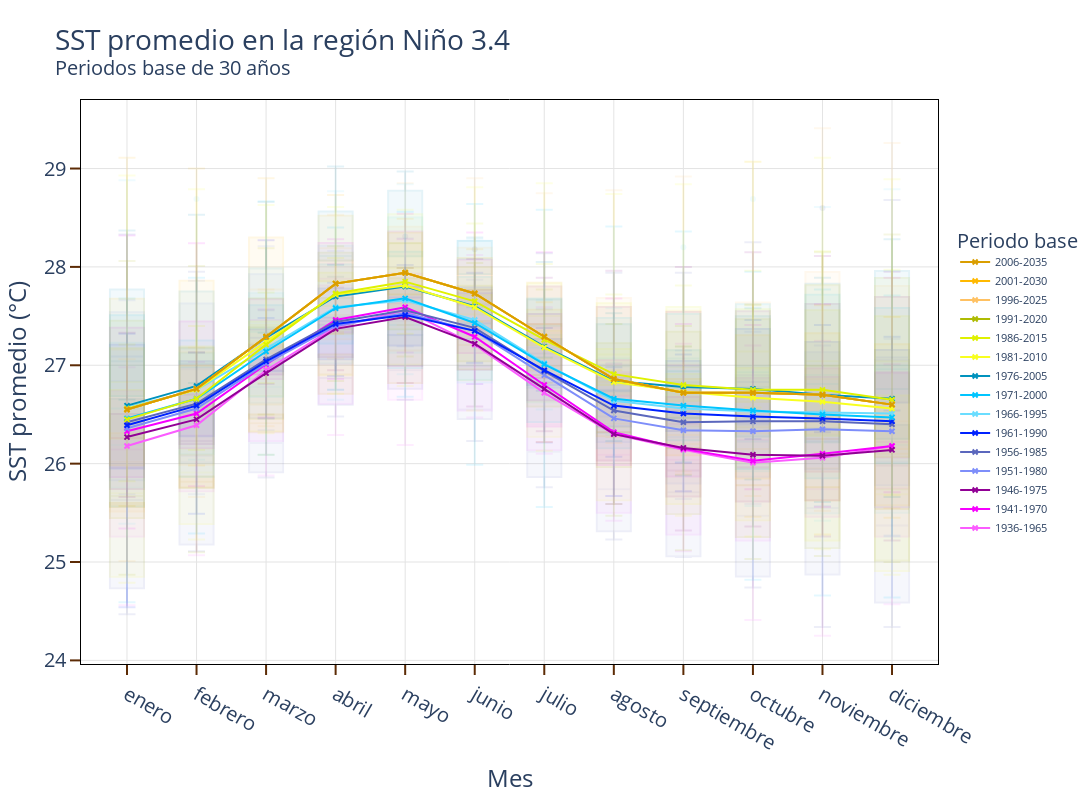

Notebook code for this chart:
### Code cell
import plotly.graph_objects as go
from plotly.graph_objects import Layout

fig = go.Figure(layout=Layout(plot_bgcolor='rgba(0,0,0,0)'))
periodos = pd_normalidad.base.unique().tolist()
color = [
        '#FB5CFF','#F700FF','#910095',
        '#7E8EFA','#5B67BD', '#0022FF',
        '#6ADDFF','#00C5FF', '#0092BD',
        #'#6FFE76','#00FF0C','#00A808',
        '#F8FF20','#DFF100','#AEBB02',
        '#FFC162','#FFB900','#DA9E00']

for base in periodos:
    
    data_base = pd_normalidad\
                    .query("base=='{base}'".format(base=base))\
                    .sort_values(['date_init','month'],ascending=[True,True])\
                    .copy()
    data_temperatura = pd_temperatura\
                        .query("base=='{base}'".format(base=base))\
                        .sort_values(['date_init','month'],ascending=[True,True])\
                        .copy()
    # colores
    col = color[periodos.index(base)]
    
    fig.add_trace(go.Scatter(x=data_base.mes, y=data_base['climatologica'],
                             mode='lines+markers',
                             marker_symbol='x-thin',
                             marker_line_width=2,
                             marker_size=5,
                             marker_line_color=col,
                             marker_color=col,
                             name=base,
                             line=dict(color=col, width=2), #0.5*(periodos.index(base)+1)/2),
                             showlegend=True))
    fig.add_trace(go.Box(x=data_temperatura.mes, y=data_temperatura['nino34_mean'],
                         opacity=0.1,
                         name=base,line=dict(color=col),
                        showlegend=False
                 ))



fig.update_xaxes(showline=True, linewidth=1, linecolor='black', gridcolor='#E4E4E4',mirror=True,
                 ticks="outside", tickwidth=2, tickcolor='#5C2B05', ticklen=10)
fig.update_yaxes(showline=True, linewidth=1, linecolor='black', gridcolor='#E4E4E4',mirror=True,
                 ticks="outside", tickwidth=2, tickcolor='#5C2B05', ticklen=10)



#fig.update_traces(textfont_size=18)
fig.update_layout(title="""
                        SST promedio en la región Niño 3.4
                        <br><sup>Periodos base de 30 años</sup>
                        """,
                  xaxis_title='Mes',
                  yaxis_title='SST promedio (°C)',
                  legend_title_text='Periodo base',
                  legend_title = dict( font = dict(size = 20)),
                  legend=dict(y=0.5,
                              traceorder='reversed',
                              font_size=11),

                   uniformtext_minsize=8,
                   uniformtext_mode='hide',
                   height=800,
                   width=1500,
                   font = dict(size = 20)
                 )

fig.write_image('./figure/nino34/climatologia.png')
fig.show()

### Figure 1 — Plotly figure (JSON) as saved in the notebook; plotly's stock layout.template omitted (floating-point values rounded to 4 significant figures)
{"data": [{"line": {"color": "#FB5CFF", "width": 2}, "marker": {"color": "#FB5CFF", "line": {"color": "#FB5CFF", "width": 2}, "size": 5, "symbol": "x-thin"}, "mode": "lines+markers", "name": "1936-1965", "showlegend": true, "type": "scatter", "x": ["enero", "febrero", "marzo", "abril", "mayo", "junio", "julio", "agosto", "septiembre", "octubre", "noviembre", "diciembre"], "y": [26.18, 26.39, 26.95, 27.39, 27.56, 27.21, 26.72, 26.3, 26.14, 26.01, 26.06, 26.18]}, {"line": {"color": "#FB5CFF"}, "name": "1936-1965", "opacity": 0.1, "showlegend": false, "type": "box", "x": ["enero", "enero", "enero", "enero", "enero", "enero", "febrero", "febrero", "febrero", "febrero", "febrero", "febrero", "marzo", "marzo", "marzo", "marzo", "marzo", "marzo", "abril", "abril", "abril", "abril", "abril", "abril", "mayo", "mayo", "mayo", "mayo", "mayo", "mayo", "junio", "junio", "junio", "junio", "junio", "junio", "julio", "julio", "julio", "julio", "julio", "julio", "agosto", "agosto", "agosto", "agosto", "agosto", "agosto", "septiembre", "septiembre", "septiembre", "septiembre", "septiembre", "septiembre", "octubre", "octubre", "octubre", "octubre", "octubre", "octubre", "noviembre", "noviembre", "noviembre", "noviembre", "noviembre", "noviembre", "diciembre", "diciembre", "diciembre", "diciembre", "diciembre", "diciembre"], "y": [25.62, 26.98, 26.74, 26.67, 25.26, 24.56, 25.82, 27.03, 27, 26.75, 25.72, 25.07, 26.23, 26.91, 27.57, 27.19, 26.91, 25.88, 26.61, 26.65, 28.03, 27.81, 27.59, 26.29, 26.65, 27.11, 28.28, 27.79, 27.93, 26.19, 26.54, 26.79, 28.12, 27.18, 27.73, 26.47, 26.14, 26.1, 27.42, 26.52, 27.59, 26.28, 25.5, 25.42, 26.93, 26.3, 27.01, 25.88, 25.28, 25.11, 27, 26.35, 27.22, 25.73, 24.41, 25.22, 26.87, 26.25, 27.2, 25.68, 24.25, 25.56, 26.88, 25.92, 27.25, 25.46, 24.57, 25.26, 27.01, 26.21, 26.92, 25.29]}, {"line": {"color": "#F700FF", "width": 2}, "marker": {"color": "#F700FF", "line": {"color": "#F700FF", "width": 2}, "size": 5, "symbol": "x-thin"}, "mode": "lines+markers", "name": "1941-1970", "showlegend": true, "type": "scatter", "x": ["enero", "febrero", "marzo", "abril", "mayo", "junio", "julio", "agosto", "septiembre", "octubre", "noviembre", "diciembre"], "y": [26.33, 26.51, 27.01, 27.46, 27.59, 27.29, 26.8, 26.32, 26.15, 26.03, 26.1, 26.18]}, {"line": {"color": "#F700FF"}, "name": "1941-1970", "opacity": 0.1, "showlegend": false, "type": "box", "x": ["enero", "enero", "enero", "enero", "enero", "febrero", "febrero", "febrero", "febrero", "febrero", "marzo", "marzo", "marzo", "marzo", "marzo", "abril", "abril", "abril", "abril", "abril", "mayo", "mayo", "mayo", "mayo", "mayo", "junio", "junio", "junio", "junio", "junio", "julio", "julio", "julio", "julio", "julio", "agosto", "agosto", "agosto", "agosto", "agosto", "septiembre", "septiembre", "septiembre", "septiembre", "septiembre", "octubre", "octubre", "octubre", "octubre", "octubre", "noviembre", "noviembre", "noviembre", "noviembre", "noviembre", "diciembre", "diciembre", "diciembre", "diciembre", "diciembre"], "y": [26.26, 27.07, 28.32, 26.04, 25.34, 26.29, 27.18, 28.24, 26.54, 25.77, 26.99, 27.47, 28.27, 27.46, 26.47, 27.49, 27.88, 28.28, 28.23, 26.86, 27.68, 27.69, 28.3, 28.54, 27.13, 27.23, 27.36, 27.98, 28.35, 26.81, 26.87, 26.43, 27.31, 28.15, 26.22, 26.69, 26.09, 26.84, 27.68, 25.67, 26.43, 25.92, 26.4, 27.42, 25.72, 26.21, 26.24, 26.45, 27.41, 25.74, 26.25, 26.04, 26.75, 27.62, 25.56, 26.22, 26.18, 26.61, 27.89, 25.71]}, {"line": {"color": "#910095", "width": 2}, "marker": {"color": "#910095", "line": {"color": "#910095", "width": 2}, "size": 5, "symbol": "x-thin"}, "mode": "lines+markers", "name": "1946-1975", "showlegend": true, "type": "scatter", "x": ["enero", "febrero", "marzo", "abril", "mayo", "junio", "julio", "agosto", "septiembre", "octubre", "noviembre", "diciembre"], "y": [26.27, 26.45, 26.92, 27.37, 27.49, 27.22, 26.76, 26.3, 26.16, 26.09, 26.08, 26.14]}, {"line": {"color": "#910095"}, "name": "1946-1975", "opacity": 0.1, "showlegend": false, "type": "box", "x": ["enero", "enero", "enero", "enero", "enero", "febrero", "febrero", "febrero", "febrero", "febrero", "marzo", "marzo", "marzo", "marzo", "marzo", "abril", "abril", "abril", "abril", "abril", "mayo", "mayo", "mayo", "mayo", "mayo", "junio", "junio", "junio", "junio", "junio", "julio", "julio", "julio", "julio", "julio", "agosto", "agosto", "agosto", "agosto", "agosto", "septiembre", "septiembre", "septiembre", "septiembre", "septiembre", "octubre", "octubre", "octubre", "octubre", "octubre", "noviembre", "noviembre", "noviembre", "noviembre", "noviembre", "diciembre", "diciembre", "diciembre", "diciembre", "diciembre"], "y": [25.66, 27.33, 25.77, 25.96, 26.23, 26.2, 27.13, 26.23, 26.2, 26.56, 26.95, 27.02, 27.18, 26.81, 26.94, 27.38, 26.95, 27.79, 27.13, 27.37, 27.99, 26.82, 27.63, 27.05, 27.75, 28.08, 26.58, 27.61, 27.08, 27.66, 27.89, 26.33, 27.77, 26.75, 26.87, 27.96, 25.59, 27.47, 26.32, 26.18, 28, 25.32, 27.39, 25.93, 25.78, 28.15, 25.36, 27.35, 25.96, 25.7, 28.11, 25.26, 27.46, 25.75, 26.07, 27.95, 25.22, 27.61, 25.67, 25.98]}, {"line": {"color": "#7E8EFA", "width": 2}, "marker": {"color": "#7E8EFA", "line": {"color": "#7E8EFA", "width": 2}, "size": 5, "symbol": "x-thin"}, "mode": "lines+markers", "name": "1951-1980", "showlegend": true, "type": "scatter", "x": ["enero", "febrero", "marzo", "abril", "mayo", "junio", "julio", "agosto", "septiembre", "octubre", "noviembre", "diciembre"], "y": [26.36, 26.56, 27.02, 27.4, 27.53, 27.35, 26.9, 26.46, 26.34, 26.33, 26.35, 26.33]}, {"line": {"color": "#7E8EFA"}, "name": "1951-1980", "opacity": 0.1, "showlegend": false, "type": "box", "x": ["enero", "enero", "enero", "enero", "enero", "febrero", "febrero", "febrero", "febrero", "febrero", "marzo", "marzo", "marzo", "marzo", "marzo", "abril", "abril", "abril", "abril", "abril", "mayo", "mayo", "mayo", "mayo", "mayo", "junio", "junio", "junio", "junio", "junio", "julio", "julio", "julio", "julio", "julio", "agosto", "agosto", "agosto", "agosto", "agosto", "septiembre", "septiembre", "septiembre", "septiembre", "septiembre", "octubre", "octubre", "octubre", "octubre", "octubre", "noviembre", "noviembre", "noviembre", "noviembre", "noviembre", "diciembre", "diciembre", "diciembre", "diciembre", "diciembre"], "y": [26.84, 27.5, 25.69, 25.88, 27.66, 26.96, 27.86, 25.69, 26.12, 27.55, 27.15, 27.83, 26.34, 26.51, 28.21, 27.75, 28.14, 27.1, 26.75, 28.16, 27.63, 28.29, 27.19, 27.35, 27.55, 27.03, 27.69, 27.87, 27.46, 27.63, 26.21, 27.08, 27.57, 26.96, 27.32, 25.59, 27.02, 27, 26.43, 26.48, 25.64, 27.15, 26.72, 25.85, 26.27, 25.59, 27.34, 26.75, 25.96, 26.22, 25.57, 27.11, 27.2, 26.07, 26.23, 25.27, 26.98, 27.27, 25.95, 26.02]}, {"line": {"color": "#5B67BD", "width": 2}, "marker": {"color": "#5B67BD", "line": {"color": "#5B67BD", "width": 2}, "size": 5, "symbol": "x-thin"}, "mode": "lines+markers", "name": "1956-1985", "showlegend": true, "type": "scatter", "x": ["enero", "febrero", "marzo", "abril", "mayo", "junio", "julio", "agosto", "septiembre", "octubre", "noviembre", "diciembre"], "y": [26.42, 26.61, 27.06, 27.44, 27.56, 27.38, 26.94, 26.54, 26.42, 26.43, 26.43, 26.4]}, {"line": {"color": "#5B67BD"}, "name": "1956-1985", "opacity": 0.1, "showlegend": false, "type": "box", "x": ["enero", "enero", "enero", "enero", "enero", "febrero", "febrero", "febrero", "febrero", "febrero", "marzo", "marzo", "marzo", "marzo", "marzo", "abril", "abril", "abril", "abril", "abril", "mayo", "mayo", "mayo", "mayo", "mayo", "junio", "junio", "junio", "junio", "junio", "julio", "julio", "julio", "julio", "julio", "agosto", "agosto", "agosto", "agosto", "agosto", "septiembre", "septiembre", "septiembre", "septiembre", "septiembre", "octubre", "octubre", "octubre", "octubre", "octubre", "noviembre", "noviembre", "noviembre", "noviembre", "noviembre", "diciembre", "diciembre", "diciembre", "diciembre", "diciembre"], "y": [26.1, 24.47, 28.33, 25.63, 24.82, 26.08, 25.11, 27.95, 26.31, 25.2, 26.21, 25.86, 27.56, 27.09, 25.93, 26.87, 26.48, 27.25, 27.9, 26.64, 26.8, 26.65, 26.97, 28.31, 26.95, 26.23, 26.53, 26.55, 28.18, 26.6, 25.9, 26.39, 25.76, 28.14, 26.12, 25.34, 26.33, 25.23, 27.94, 25.74, 25.05, 26.07, 25.06, 27.94, 25.71, 24.89, 25.77, 24.74, 28.25, 25.47, 25.05, 25.61, 24.34, 28.6, 25.55, 24.67, 25.63, 24.34, 28.68, 25.37]}, {"line": {"color": "#0022FF", "width": 2}, "marker": {"color": "#0022FF", "line": {"color": "#0022FF", "width": 2}, "size": 5, "symbol": "x-thin"}, "mode": "lines+markers", "name": "1961-1990", "showlegend": true, "type": "scatter", "x": ["enero", "febrero", "marzo", "abril", "mayo", "junio", "julio", "agosto", "septiembre", "octubre", "noviembre", "diciembre"], "y": [26.39, 26.59, 27.04, 27.42, 27.51, 27.35, 26.95, 26.59, 26.51, 26.48, 26.46, 26.43]}, {"line": {"color": "#0022FF"}, "name": "1961-1990", "opacity": 0.1, "showlegend": false, "type": "box", "x": ["enero", "enero", "enero", "enero", "enero", "febrero", "febrero", "febrero", "febrero", "febrero", "marzo", "marzo", "marzo", "marzo", "marzo", "abril", "abril", "abril", "abril", "abril", "mayo", "mayo", "mayo", "mayo", "mayo", "junio", "junio", "junio", "junio", "junio", "julio", "julio", "julio", "julio", "julio", "agosto", "agosto", "agosto", "agosto", "agosto", "septiembre", "septiembre", "septiembre", "septiembre", "septiembre", "octubre", "octubre", "octubre", "octubre", "octubre", "noviembre", "noviembre", "noviembre", "noviembre", "noviembre", "diciembre", "diciembre", "diciembre", "diciembre", "diciembre"], "y": [27.09, 26.42, 27.17, 27.32, 24.54, 26.98, 26.54, 27.01, 27.13, 25.49, 27.32, 27.28, 27.1, 27.48, 26.46, 27.76, 27.84, 27.12, 27.45, 26.89, 28.02, 27.69, 27.2, 27.72, 27.2, 27.94, 27.43, 27.02, 27.74, 27.35, 27.23, 26.82, 26.74, 27.38, 27.12, 26.48, 26.75, 26.07, 26.84, 26.98, 26.44, 26.99, 26.01, 27.11, 27.02, 26.46, 26.83, 26.25, 27.34, 27.46, 26.6, 26.99, 26.32, 27.18, 27.41, 26.65, 27.11, 26.54, 27.29, 27.08]}, {"line": {"color": "#6ADDFF", "width": 2}, "marker": {"color": "#6ADDFF", "line": {"color": "#6ADDFF", "width": 2}, "size": 5, "symbol": "x-thin"}, "mode": "lines+markers", "name": "1966-1995", "showlegend": true, "type": "scatter", "x": ["enero", "febrero", "marzo", "abril", "mayo", "junio", "julio", "agosto", "septiembre", "octubre", "noviembre", "diciembre"], "y": [26.57, 26.75, 27.17, 27.59, 27.66, 27.46, 27.02, 26.64, 26.56, 26.53, 26.52, 26.51]}, {"line": {"color": "#6ADDFF"}, "name": "1966-1995", "opacity": 0.1, "showlegend": false, "type": "box", "x": ["enero", "enero", "enero", "enero", "enero", "febrero", "febrero", "febrero", "febrero", "febrero", "marzo", "marzo", "marzo", "marzo", "marzo", "abril", "abril", "abril", "abril", "abril", "mayo", "mayo", "mayo", "mayo", "mayo", "junio", "junio", "junio", "junio", "junio", "julio", "julio", "julio", "julio", "julio", "agosto", "agosto", "agosto", "agosto", "agosto", "septiembre", "septiembre", "septiembre", "septiembre", "septiembre", "octubre", "octubre", "octubre", "octubre", "octubre", "noviembre", "noviembre", "noviembre", "noviembre", "noviembre", "diciembre", "diciembre", "diciembre", "diciembre", "diciembre"], "y": [25.39, 25.88, 28.88, 26.68, 26.19, 26.04, 26.57, 28.69, 26.6, 26.12, 26.5, 26.78, 28.67, 27.42, 26.66, 26.65, 27.15, 28.77, 28.03, 27.3, 26.91, 27.2, 28.84, 28.39, 27.36, 26.81, 26.83, 28.28, 28.26, 27.27, 26.55, 26.78, 27.19, 27.66, 26.65, 26.29, 26.6, 26.6, 27.58, 26.32, 26.02, 26.38, 26.2, 28.2, 26.52, 26.23, 26.04, 25.57, 28.69, 26.42, 26.33, 25.52, 25.42, 28.61, 26.29, 26.19, 25.26, 25.58, 28.79, 26.4]}, {"line": {"color": "#00C5FF", "width": 2}, "marker": {"color": "#00C5FF", "line": {"color": "#00C5FF", "width": 2}, "size": 5, "symbol": "x-thin"}, "mode": "lines+markers", "name": "1971-2000", "showlegend": true, "type": "scatter", "x": ["enero", "febrero", "marzo", "abril", "mayo", "junio", "julio", "agosto", "septiembre", "octubre", "noviembre", "diciembre"], "y": [26.46, 26.66, 27.14, 27.58, 27.68, 27.43, 27.01, 26.66, 26.59, 26.54, 26.5, 26.47]}, {"line": {"color": "#00C5FF"}, "name": "1971-2000", "opacity": 0.1, "showlegend": false, "type": "box", "x": ["enero", "enero", "enero", "enero", "enero", "febrero", "febrero", "febrero", "febrero", "febrero", "marzo", "marzo", "marzo", "marzo", "marzo", "abril", "abril", "abril", "abril", "abril", "mayo", "mayo", "mayo", "mayo", "mayo", "junio", "junio", "junio", "junio", "junio", "julio", "julio", "julio", "julio", "julio", "agosto", "agosto", "agosto", "agosto", "agosto", "septiembre", "septiembre", "septiembre", "septiembre", "septiembre", "octubre", "octubre", "octubre", "octubre", "octubre", "noviembre", "noviembre", "noviembre", "noviembre", "noviembre", "diciembre", "diciembre", "diciembre", "diciembre", "diciembre"], "y": [26.56, 24.59, 27.45, 27.68, 25.89, 26.98, 25.29, 27.04, 27.89, 26.06, 27.34, 26.09, 27.39, 28.27, 26.88, 27.9, 26.75, 27.38, 28.4, 27.49, 28.02, 27.07, 26.68, 28.56, 27.41, 27.65, 27.14, 25.99, 28.64, 27.42, 27.38, 26.71, 25.56, 28.58, 27.18, 27.07, 26.32, 25.67, 28.41, 27.17, 26.94, 26.41, 25.72, 28.36, 27.24, 26.93, 26.32, 24.82, 27.95, 27.51, 26.81, 26.25, 24.66, 27.77, 27.7, 26.96, 26.46, 24.64, 27.54, 27.71]}, {"line": {"color": "#0092BD", "width": 2}, "marker": {"color": "#0092BD", "line": {"color": "#0092BD", "width": 2}, "size": 5, "symbol": "x-thin"}, "mode": "lines+markers", "name": "1976-2005", "showlegend": true, "type": "scatter", "x": ["enero", "febrero", "marzo", "abril", "mayo", "junio", "julio", "agosto", "septiembre", "octubre", "noviembre", "diciembre"], "y": [26.59, 26.79, 27.28, 27.7, 27.8, 27.6, 27.19, 26.84, 26.78, 26.76, 26.7, 26.66]}, {"line": {"color": "#0092BD"}, "name": "1976-2005", "opacity": 0.1, "showlegend": false, "type": "box", "x": ["enero", "enero", "enero", "enero", "enero", "febrero", "febrero", "febrero", "febrero", "febrero", "marzo", "marzo", "marzo", "marzo", "marzo", "abril", "abril", "abril", "abril", "abril", "mayo", "mayo", "mayo", "mayo", "mayo", "junio", "junio", "junio", "junio", "junio", "julio", "julio", "julio", "julio", "julio", "agosto", "agosto", "agosto", "agosto", "agosto", "septiembre", "septiembre", "septiembre", "septiembre", "septiembre", "octubre", "octubre", "octubre", "octubre", "octubre", "noviembre", "noviembre", "noviembre", "noviembre", "noviembre", "diciembre", "diciembre", "diciembre", "diciembre", "diciembre"], "y": [27.57, 26.65, 26.7, 28.37, 27.04, 27.49, 26.82, 27.17, 28.53, 27.08, 27.76, 27.39, 27.68, 28.66, 27.33, 28.11, 28.08, 28.41, 29.02, 28.02, 27.83, 28.24, 28.71, 28.97, 28.2, 27.59, 28.04, 28.08, 28.3, 28.25, 27.08, 27.54, 27.52, 27.51, 28.05, 26.23, 27.38, 26.99, 26.91, 27.53, 25.88, 27.19, 27.07, 26.66, 27.14, 25.84, 27.47, 26.78, 26.42, 27.58, 25.61, 27.81, 26.71, 26.42, 27.89, 25.66, 27.85, 26.76, 26.45, 28.28]}, {"line": {"color": "#F8FF20", "width": 2}, "marker": {"color": "#F8FF20", "line": {"color": "#F8FF20", "width": 2}, "size": 5, "symbol": "x-thin"}, "mode": "lines+markers", "name": "1981-2010", "showlegend": true, "type": "scatter", "x": ["enero", "febrero", "marzo", "abril", "mayo", "junio", "julio", "agosto", "septiembre", "octubre", "noviembre", "diciembre"], "y": [26.56, 26.75, 27.24, 27.72, 27.81, 27.59, 27.18, 26.83, 26.73, 26.67, 26.63, 26.56]}, {"line": {"color": "#F8FF20"}, "name": "1981-2010", "opacity": 0.1, "showlegend": false, "type": "box", "x": ["enero", "enero", "enero", "enero", "enero", "febrero", "febrero", "febrero", "febrero", "febrero", "marzo", "marzo", "marzo", "marzo", "marzo", "abril", "abril", "abril", "abril", "abril", "mayo", "mayo", "mayo", "mayo", "mayo", "junio", "junio", "junio", "junio", "junio", "julio", "julio", "julio", "julio", "julio", "agosto", "agosto", "agosto", "agosto", "agosto", "septiembre", "septiembre", "septiembre", "septiembre", "septiembre", "octubre", "octubre", "octubre", "octubre", "octubre", "noviembre", "noviembre", "noviembre", "noviembre", "noviembre", "diciembre", "diciembre", "diciembre", "diciembre", "diciembre"], "y": [24.79, 24.87, 28.93, 26.02, 25.7, 25.23, 25.44, 28.79, 26.39, 25.91, 26.31, 26.34, 28.63, 27.05, 26.69, 26.96, 26.71, 28.61, 27.99, 27.36, 27.08, 26.79, 28.52, 28.58, 27.55, 26.95, 26.54, 27.35, 28.81, 27.29, 26.63, 26.13, 26.32, 28.85, 26.85, 26.37, 25.64, 25.59, 28.74, 26.64, 26.2, 25.63, 25.47, 28.84, 26.27, 26.02, 25.48, 25.26, 29.07, 26.27, 25.92, 25.13, 25.25, 29.11, 26.29, 25.69, 24.87, 24.92, 28.89, 25.96]}, {"line": {"color": "#DFF100", "width": 2}, "marker": {"color": "#DFF100", "line": {"color": "#DFF100", "width": 2}, "size": 5, "symbol": "x-thin"}, "mode": "lines+markers", "name": "1986-2015", "showlegend": true, "type": "scatter", "x": ["enero", "febrero", "marzo", "abril", "mayo", "junio", "julio", "agosto", "septiembre", "octubre", "noviembre", "diciembre"], "y": [26.45, 26.66, 27.21, 27.73, 27.85, 27.65, 27.26, 26.91, 26.8, 26.75, 26.75, 26.65]}, {"line": {"color": "#DFF100"}, "name": "1986-2015", "opacity": 0.1, "showlegend": false, "type": "box", "x": ["enero", "enero", "enero", "enero", "enero", "febrero", "febrero", "febrero", "febrero", "febrero", "marzo", "marzo", "marzo", "marzo", "marzo", "abril", "abril", "abril", "abril", "abril", "mayo", "mayo", "mayo", "mayo", "mayo", "junio", "junio", "junio", "junio", "junio", "julio", "julio", "julio", "julio", "julio", "agosto", "agosto", "agosto", "agosto", "agosto", "septiembre", "septiembre", "septiembre", "septiembre", "septiembre", "octubre", "octubre", "octubre", "octubre", "octubre", "noviembre", "noviembre", "noviembre", "noviembre", "noviembre", "diciembre", "diciembre", "diciembre", "diciembre", "diciembre"], "y": [27.21, 26.83, 27.16, 26.4, 25.82, 27.12, 27, 27.4, 26.72, 26.14, 27.74, 27.41, 27.66, 27.3, 26.82, 28.09, 27.89, 27.69, 27.85, 27.34, 28.24, 27.99, 27.32, 28.24, 27.6, 27.77, 27.85, 27.44, 28.44, 27.54, 27.07, 27.77, 27.5, 28.03, 27.25, 26.8, 27.6, 27.11, 27.72, 26.8, 26.68, 27.52, 26.98, 27.81, 26.52, 26.65, 27.44, 27.14, 27.96, 26.57, 26.11, 27.36, 27.04, 28.16, 26.34, 25.68, 27.34, 27.04, 27.97, 26.2]}, {"line": {"color": "#AEBB02", "width": 2}, "marker": {"color": "#AEBB02", "line": {"color": "#AEBB02", "width": 2}, "size": 5, "symbol": "x-thin"}, "mode": "lines+markers", "name": "1991-2020", "showlegend": true, "type": "scatter", "x": ["enero", "febrero", "marzo", "abril", "mayo", "junio", "julio", "agosto", "septiembre", "octubre", "noviembre", "diciembre"], "y": [26.55, 26.76, 27.29, 27.83, 27.94, 27.73, 27.29, 26.86, 26.72, 26.72, 26.7, 26.6]}, {"line": {"color": "#AEBB02"}, "name": "1991-2020", "opacity": 0.1, "showlegend": false, "type": "box", "x": ["enero", "enero", "enero", "enero", "enero", "febrero", "febrero", "febrero", "febrero", "febrero", "marzo", "marzo", "marzo", "marzo", "marzo", "abril", "abril", "abril", "abril", "abril", "mayo", "mayo", "mayo", "mayo", "mayo", "junio", "junio", "junio", "junio", "junio", "julio", "julio", "julio", "julio", "julio", "agosto", "agosto", "agosto", "agosto", "agosto", "septiembre", "septiembre", "septiembre", "septiembre", "septiembre", "octubre", "octubre", "octubre", "octubre", "octubre", "noviembre", "noviembre", "noviembre", "noviembre", "noviembre", "diciembre", "diciembre", "diciembre", "diciembre", "diciembre"], "y": [28.06, 25.67, 24.87, 27.25, 25.64, 28.01, 25.97, 25.1, 26.9, 26.09, 28.19, 26.6, 26.09, 27.12, 26.58, 28.21, 27.48, 26.84, 27.51, 27.51, 27.72, 27.99, 27.09, 27.46, 27.85, 27.04, 28.04, 27.04, 27.37, 27.73, 26.22, 27.77, 26.99, 26.7, 27.3, 25.47, 27.42, 26.72, 26.13, 27.16, 25.12, 27.4, 26.47, 25.61, 27.32, 25.03, 27.61, 26.37, 25.33, 27.42, 25.06, 28.15, 26.25, 25.17, 27.7, 25, 28.33, 25.74, 25.02, 27.74]}, {"line": {"color": "#FFC162", "width": 2}, "marker": {"color": "#FFC162", "line": {"color": "#FFC162", "width": 2}, "size": 5, "symbol": "x-thin"}, "mode": "lines+markers", "name": "1996-2025", "showlegend": true, "type": "scatter", "x": ["enero", "febrero", "marzo", "abril", "mayo", "junio", "julio", "agosto", "septiembre", "octubre", "noviembre", "diciembre"], "y": [26.55, 26.76, 27.29, 27.83, 27.94, 27.73, 27.29, 26.86, 26.72, 26.72, 26.7, 26.6]}, {"line": {"color": "#FFC162"}, "name": "1996-2025", "opacity": 0.1, "showlegend": false, "type": "box", "x": ["enero", "enero", "enero", "enero", "enero", "febrero", "febrero", "febrero", "febrero", "febrero", "marzo", "marzo", "marzo", "marzo", "marzo", "abril", "abril", "abril", "abril", "abril", "mayo", "mayo", "mayo", "mayo", "mayo", "junio", "junio", "junio", "junio", "junio", "julio", "julio", "julio", "julio", "julio", "agosto", "agosto", "agosto", "agosto", "agosto", "septiembre", "septiembre", "septiembre", "septiembre", "septiembre", "octubre", "octubre", "octubre", "octubre", "octubre", "noviembre", "noviembre", "noviembre", "noviembre", "noviembre", "diciembre", "diciembre", "diciembre", "diciembre", "diciembre"], "y": [27.06, 26.06, 26.02, 25.68, 25.01, 27.18, 26.15, 26.25, 26.1, 25.66, 27.77, 27.02, 27.04, 26.69, 26.38, 28.53, 27.91, 27.58, 27.33, 27.07, 28.85, 28.26, 27.53, 27.62, 27.41, 28.9, 27.96, 27.3, 27.75, 27.35, 28.75, 27.23, 26.9, 27.54, 26.87, 28.78, 26.83, 26.47, 27.32, 26.21, 28.92, 27.01, 26.53, 27.1, 25.92, 29.07, 27.16, 26.52, 26.98, 25.67, 29.41, 27.46, 26.56, 26.86, 25.52, 29.26, 27.32, 26.43, 26.35, 25.55]}, {"line": {"color": "#FFB900", "width": 2}, "marker": {"color": "#FFB900", "line": {"color": "#FFB900", "width": 2}, "size": 5, "symbol": "x-thin"}, "mode": "lines+markers", "name": "2001-2030", "showlegend": true, "type": "scatter", "x": ["enero", "febrero", "marzo", "abril", "mayo", "junio", "julio", "agosto", "septiembre", "octubre", "noviembre", "diciembre"], "y": [26.55, 26.76, 27.29, 27.83, 27.94, 27.73, 27.29, 26.86, 26.72, 26.72, 26.7, 26.6]}, {"line": {"color": "#FFB900"}, "name": "2001-2030", "opacity": 0.1, "showlegend": false, "type": "box", "x": ["enero", "enero", "enero", "enero", "enero", "febrero", "febrero", "febrero", "febrero", "febrero", "marzo", "marzo", "marzo", "marzo", "marzo", "abril", "abril", "abril", "abril", "abril", "mayo", "mayo", "mayo", "mayo", "mayo", "junio", "junio", "junio", "junio", "junio", "julio", "julio", "julio", "julio", "julio", "agosto", "agosto", "agosto", "agosto", "agosto", "septiembre", "septiembre", "septiembre", "septiembre", "septiembre", "octubre", "octubre", "octubre", "octubre", "octubre", "noviembre", "noviembre", "noviembre", "noviembre", "noviembre", "diciembre", "diciembre", "diciembre", "diciembre", "diciembre"], "y": [27.16, 27.2, 25.57, 26.12, 29.11, 27.13, 27.48, 25.98, 26.68, 29, 27.77, 28.1, 26.5, 27.33, 28.9, 28.19, 28.45, 27.32, 28.04, 28.73, 27.66, 28.49, 27.74, 28.3, 28.24, 27.39, 28.18, 27.77, 28.06, 27.7, 26.99, 27.64, 27.42, 27.54, 26.82, 26.27, 26.9, 26.95, 26.7, 26.28, 25.89, 26.75, 27.19, 26.29, 26.15, 25.46, 27.2, 27.62, 26.15, 25.98, 25.28, 27.23, 27.61, 25.74, 25.95, 25.45, 27.12, 27.49, 25.62, 26.1]}, {"line": {"color": "#DA9E00", "width": 2}, "marker": {"color": "#DA9E00", "line": {"color": "#DA9E00", "width": 2}, "size": 5, "symbol": "x-thin"}, "mode": "lines+markers", "name": "2006-2035", "showlegend": true, "type": "scatter", "x": ["enero", "febrero", "marzo", "abril", "mayo", "junio", "julio", "agosto", "septiembre", "octubre", "noviembre", "diciembre"], "y": [26.55, 26.76, 27.29, 27.83, 27.94, 27.73, 27.29, 26.86, 26.72, 26.72, 26.7, 26.6]}, {"line": {"color": "#DA9E00"}, "name": "2006-2035", "opacity": 0.1, "showlegend": false, "type": "box", "x": ["enero", "enero", "febrero", "febrero", "marzo", "marzo", "abril", "abril", "mayo", "mayo", "junio", "junio", "julio", "agosto", "septiembre", "octubre", "noviembre", "diciembre"], "y": [25.6, 25.56, 25.87, 25.76, 26.32, 26.5, 26.71, 27.11, 26.82, 27.48, 26.96, 27.45, 26.9, 26.32, 26.16, 25.78, 25.76, 25.54]}], "layout": {"font": {"size": 20}, "height": 800, "legend": {"font": {"size": 11}, "title": {"font": {"size": 20}, "text": "Periodo base"}, "traceorder": "reversed", "y": 0.5}, "plot_bgcolor": "rgba(0,0,0,0)", "title": {"text": "\n                        SST promedio en la región Niño 3.4\n                        <br><sup>Periodos base de 30 años</sup>\n                        "}, "uniformtext": {"minsize": 8, "mode": "hide"}, "width": 1500, "xaxis": {"gridcolor": "#E4E4E4", "linecolor": "black", "linewidth": 1, "mirror": true, "showline": true, "tickcolor": "#5C2B05", "ticklen": 10, "ticks": "outside", "tickwidth": 2, "title": {"text": "Mes"}}, "yaxis": {"gridcolor": "#E4E4E4", "linecolor": "black", "linewidth": 1, "mirror": true, "showline": true, "tickcolor": "#5C2B05", "ticklen": 10, "ticks": "outside", "tickwidth": 2, "title": {"text": "SST promedio (°C)"}}}}
